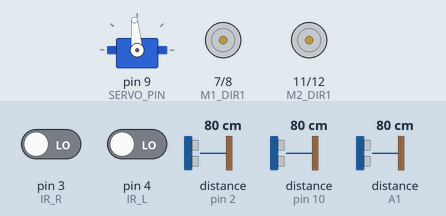
Simulated run of this sketch. Board: Arduino Uno, built with avr-gcc and run on an emulated ATmega328P. Shown: servo, motor-driver pin pairs drawn as motors (green arrow = first pin HIGH = forward, orange = second pin HIGH = backward, longer = more drive, scaled by the enable pin). Wiring (inferred from the names in the program): 3 × ultrasonic range finder: trigger pin 13, echo pin 10 / trigger A2, echo A1 / trigger A5, echo pin 2. The inputs (shaded band) are chosen by the test bench; at power-on: distance to the obstacle (sensors on pin 2, pin 10, A1) 80 cm, pin 3 (IR_R) LOW, pin 4 (IR_L) LOW. The echo pulse lasts 58.3 µs per cm.

Above: at 1.2 s.
1.3 s: distance to the obstacle (sensor on pin 2) set to 14 cm
4.0 s: distance to the obstacle (sensor on pin 2) set to 11 cm
At 6.1 s:
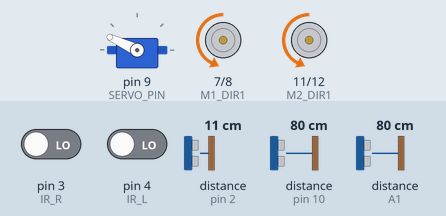
At 6.8 s:
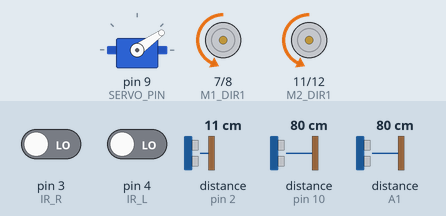
7.0 s: pin 3 (IR_R) driven HIGH and pin 4 (IR_L) driven HIGH
10.0 s: pin 4 (IR_L) driven LOW
11.9 s: pin 3 (IR_R) driven LOW
At 12.06 s:
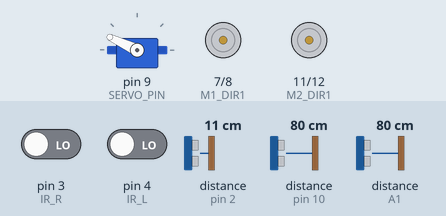
13.7 s: pin 3 (IR_R) driven HIGH
At 14.4 s:
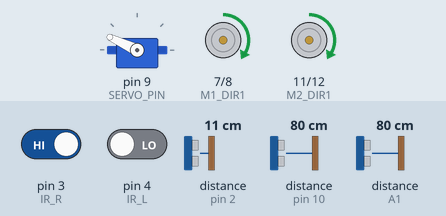
Timing chart, 0 to 16.2 s (numbered marks = the images above; inputs shaded):
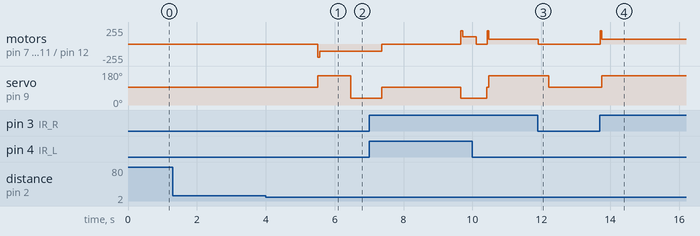

The sketch:

gotoback_test.ino
```cpp
#include <Servo.h>
Servo servo;

const int SERVO_PIN = 9;      // 서보모터1 연결핀
const int IR_R = 3;  //  적외선센서 우측 핀
const int IR_L = 4;  // 적외선센서 좌측 핀

const int M1_PWM = 5;   // DC모터1 PWM 핀 왼l
const int M1_DIR1 = 7;   // DC모터1 DIR1 핀
const int M1_DIR2 = 8;   // DC모터 1 DIR2 핀

const int M2_PWM = 6;   // DC모터2 PWM 핀
const int M2_DIR1 = 11;   // DC모터2 DIR1 핀
const int M2_DIR2 = 12;   // DC모터2 DIR2 핀

const int FC_TRIG  = 13;   // 전방 초음파 센서 TRIG 핀
const int FC_ECHO = 10;  // 전방 초음파 센서 ECHO 핀
const int L_TRIG = A2;  // 좌측 초음파 센서 TRIG 핀
const int L_ECHO = A1;  // 좌측 초음파 센서 ECHO 핀
const int R_TRIG = A5;   // 우측 초음파 센서 TRIG 핀
const int R_ECHO = 2;  // 우측 초음파 센서 ECHO 핀

const int MAX_DISTANCE = 2000; // 초음파 센서의 최대 감지거리


float center;
float left;
float right;

int state = 0;
// 자동차 튜닝 파라미터 =====================================================================
boolean detect_ir = true; // 검출선이 흰색 = true, 검정색 = false

int punch_pwm = 200; // 정지 마찰력 극복 출력 (0 ~ 255)
int punch_time = 50; // 정지 마찰력 극복 시간 (단위 msec)
int stop_time = 300; // 전진후진 전환 시간 (단위 msec)

int max_ai_pwm = 110; // 자율주행 모터 최대 출력 (0 ~ 255)
int min_ai_pwm = 70; // 자율주행 모터 최소 출력 (0 ~ 255)

int angle_offset = 5; // 서보 모터 중앙각 오프셋 (단위: 도) 마이너스 값에서 바퀴가 왼쪽으로 정렬되고 플러스 값에서 오른쪽으로 정렬됨
int angle_limit = 60; // 서보 모터 회전 제한 각 (단위: 도) //55->60으로 수정하였음


float cur_steering;     //현재 스티어링 방향
float cur_speed;        //현재 속도
float compute_steering; //계산한 스티어링 방향(적용될 방향)
float compute_speed;    //계산한 속도(적용될 속도)

float max_pwm;
float min_pwm;

boolean rightspace_counter = false;
boolean rightspace_open = false;
boolean rightspace_complete = false;

// 초음파 거리측정
float GetDistance(int trig, int echo)
{
  digitalWrite(trig, LOW);
  delayMicroseconds(4);
  digitalWrite(trig, HIGH);
  delayMicroseconds(20);
  digitalWrite(trig, LOW);

  unsigned long duration = pulseIn(echo, HIGH, 5000); //echo가 high상태후 low까지의 시간을 반환(msec)
  if (duration == 0) //펄스가 시작되지 않을 시 0을 반환 ->
    return MAX_DISTANCE;      //초음파센서 최대 감지가능 거리
  else
    return duration * 0.17;   // 음속 340m/s
}

// 앞바퀴 조향
void SetSteering(float steering) // -1, 0, 1 파라미터(1은 오른쪽, -1은 왼쪽, 0)
{
  cur_steering = constrain(steering, -1, 1);  // constrain -1~ 1 값으로 제한

  float angle = cur_steering * angle_limit; //(-1 ~ 1) * 55(초기값)
  int servoAngle = angle + 90;
  servoAngle += angle_offset;

  servoAngle = constrain(servoAngle, 0, 180);
  servo.write(servoAngle);
}


// 뒷바퀴 모터회전
void SetSpeed(float speed)                //0.1의 값, 1의 값
{
  speed = constrain(speed, -1, 1);

  // 움직이는 중 반대 방향 명령이거나 움직이다가 정지라면
  if ((cur_speed * speed < 0) || (cur_speed != 0 && speed == 0))
  {
    cur_speed = 0; //움직임 정지명령
    digitalWrite(M1_PWM, HIGH); //왼쪽 뒷바퀴 off
    digitalWrite(M1_DIR1, LOW);
    digitalWrite(M1_DIR2, LOW);

    digitalWrite(M2_PWM, HIGH); //오른 뒷바퀴 off
    digitalWrite(M2_DIR1, LOW);
    digitalWrite(M2_DIR2, LOW);

    if (stop_time > 0)
      delay(stop_time);
  }

  if (cur_speed == 0 && speed != 0) // 정지상태에서 출발이라면
  {
    if (punch_time > 0) //정지마찰력 극복시간 : 50
    {
      if (speed > 0)
      {
        analogWrite(M1_PWM, punch_pwm); //정지마찰력 극복출력 : 200
        digitalWrite(M1_DIR1, HIGH);
        digitalWrite(M1_DIR2, LOW);

        analogWrite(M2_PWM, punch_pwm);
        digitalWrite(M2_DIR1, HIGH);
        digitalWrite(M2_DIR2, LOW);
      }
      else if (speed < 0)
      {
        analogWrite(M1_PWM, punch_pwm);
        digitalWrite(M1_DIR1, LOW);
        digitalWrite(M1_DIR2, HIGH);

        analogWrite(M2_PWM, punch_pwm);
        digitalWrite(M2_DIR1, LOW);
        digitalWrite(M2_DIR2, HIGH);
      }
      delay(punch_time);
    }
  }

  if (speed != 0) // 명령이 정지가 아니라면
  {
    int pwm = abs(speed) * (max_pwm - min_pwm) + min_pwm;           // 0 ~ 255로 변환

    if (speed  > 0) //전진?
    {
      analogWrite(M1_PWM, pwm);
      digitalWrite(M1_DIR1, HIGH);
      digitalWrite(M1_DIR2, LOW);

      analogWrite(M2_PWM, pwm);
      digitalWrite(M2_DIR1, HIGH);
      digitalWrite(M2_DIR2, LOW);
    }
    else if (speed < 0) //후진?
    {
      analogWrite(M1_PWM, pwm);
      digitalWrite(M1_DIR1, LOW);
      digitalWrite(M1_DIR2, HIGH);

      analogWrite(M2_PWM, pwm);
      digitalWrite(M2_DIR1, LOW);
      digitalWrite(M2_DIR2, HIGH);
    }
  }
  cur_speed = speed;
}
void parking_to_backward() {
  SetSpeed(0); delay(1500);        //완전히 정차 후 주차시작
  SetSteering(1);                  //오른쪽으로 바퀴정렬
  SetSpeed(-1);
  delay(900);     //오른쪽 후진으로 0.8초
  SetSteering(-1);
  delay(900);     //왼쪽 후진으로 0.4초 //아마 초음파센서 추가활용가능성
  SetSteering(0);
  SetSpeed(0);
  delay(2000);//주차완료

  //좌측으로 나가기
  SetSteering(-1);
  SetSpeed(1);
  delay(400);
  rightspace_complete = true;
  return;
}

void setup() {

  Serial.begin(115200);
  servo.attach(SERVO_PIN); //서보모터 초기화

  pinMode(IR_R, INPUT);
  pinMode(IR_L, INPUT);

  pinMode(M1_PWM, OUTPUT);
  pinMode(M1_DIR1, OUTPUT);
  pinMode(M1_DIR2, OUTPUT);
  pinMode(M2_PWM, OUTPUT);
  pinMode(M2_DIR1, OUTPUT);
  pinMode(M2_DIR2, OUTPUT);

  pinMode(FC_TRIG, OUTPUT);
  pinMode(FC_ECHO, INPUT);

  pinMode(L_TRIG, OUTPUT);
  pinMode(L_ECHO, INPUT);

  pinMode(R_TRIG, OUTPUT);
  pinMode(R_ECHO, INPUT);

  max_pwm = max_ai_pwm;  //파워최대값 : 110
  min_pwm = min_ai_pwm;  //파워최소값 : 70

  SetSteering(0);
  SetSpeed(0);
}

void loop() {
  compute_steering = cur_steering;
  compute_speed = cur_speed;

  center = GetDistance(FC_TRIG, FC_ECHO);
  left = GetDistance(L_TRIG, L_ECHO);
  right = GetDistance(R_TRIG, R_ECHO);
  //카운터 감지
  if (right >= 220) {
    rightspace_open = true;
    rightspace_counter = true;
  }
  else if (right <= 120) {
    rightspace_open = false;
  }

  if (!(rightspace_complete == true) && rightspace_open == false
      && rightspace_counter == true) { //공간감지완료 및 이미 사용여부
    parking_to_backward();
  }
  //직진차선
  else if (digitalRead(IR_R) == detect_ir && digitalRead(IR_L) == detect_ir) {
    compute_steering = 0; //바퀴정렬
    compute_speed = 1;    //속도 1
  }
  // 양쪽 차선이 모두 검출된 경우(정지선)
  else if (digitalRead(IR_R) != detect_ir && digitalRead(IR_L) != detect_ir) {
    compute_steering = 0;
    compute_speed = 0;
    //추가필요 : 약간의 전진으로 다시작동
  }
  // 오른쪽 차선이 검출된 경우
  else if (digitalRead(IR_R) != detect_ir) {
    compute_steering = -1;//왼쪽으로 바퀴정렬
    compute_speed = 0.1;  //속도 0.1
  }

  //왼쪽 차선이 검출된 경우
  else if (digitalRead(IR_L) != detect_ir) {
    compute_steering = 1; //오른쪽으로 바퀴정렬
    compute_speed = 0.1;  //속도 0.1
  }
  SetSpeed(compute_speed);
  SetSteering(compute_steering);
}
```

Measured:
- the behaviour switches between 13 and 12 cm on distance to the obstacle (sensor on pin 2) (found by bisection; images 0 and 1)
- after the input at 1.3 s, every drawn part: stays the same
- after the input at 4.0 s, motor on pin 7 (M1_DIR1) / pin 8 (M1_DIR2), motor on pin 11 (M2_DIR1) / pin 12 (M2_DIR2): stopped → backward 110/255 after 1.5 s; servo on pin 9 (SERVO_PIN): 95° → 155° after 1.5 s, → 35° 0.95 s later
- after the input at 11.9 s, motor on pin 7 (M1_DIR1) / pin 8 (M1_DIR2), motor on pin 11 (M2_DIR1) / pin 12 (M2_DIR2): forward 74/255 → stopped at once; servo on pin 9 (SERVO_PIN): 155° → 95° after 0.31 s
- after the input at 13.7 s, motor on pin 7 (M1_DIR1) / pin 8 (M1_DIR2), motor on pin 11 (M2_DIR1) / pin 12 (M2_DIR2): stopped → forward 74/255 at once; servo on pin 9 (SERVO_PIN): 95° → 155° after 0.05 s
